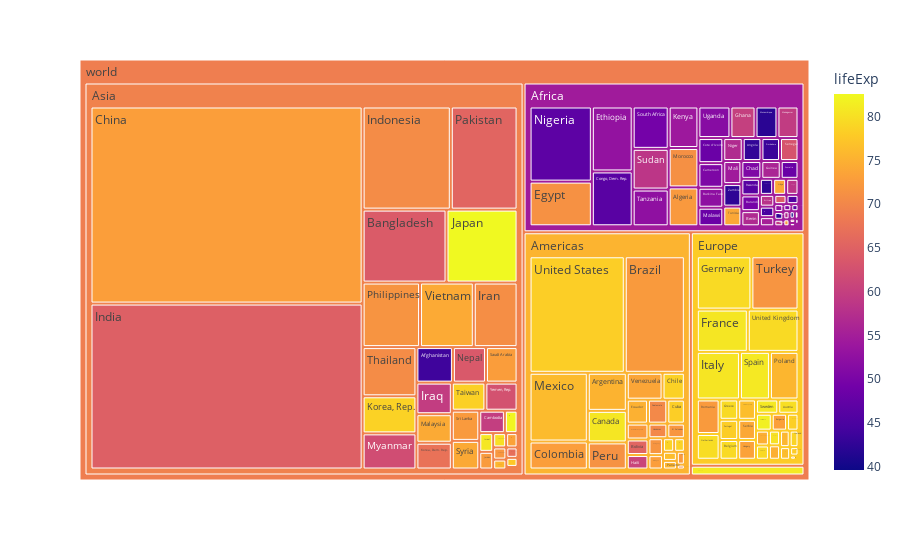

Notebook code for this chart:
### Markdown cell above
### Fig 1 (basic tree map)

### Code cell
fig1 = px.treemap(df1, path=[px.Constant('world'),'continent','country'], values='pop', color='lifeExp')
fig1.show()

### Figure 1 — Plotly figure (JSON) as saved in the notebook; plotly's stock layout.template omitted (floating-point values rounded to 4 significant figures; data arrays with more than 128 entries replaced by an {"elided": "..."} marker saying what was removed)
{"data": [{"branchvalues": "total", "customdata": {"elided": "148x1 float values"}, "domain": {"x": [0, 1], "y": [0, 1]}, "hovertemplate": "labels=%{label}<br>pop=%{value}<br>parent=%{parent}<br>id=%{id}<br>lifeExp=%{color}<extra></extra>", "ids": {"elided": "148 str values"}, "labels": {"elided": "148 str values"}, "marker": {"coloraxis": "coloraxis", "colors": {"elided": "148 float values"}}, "name": "", "parents": {"elided": "148 str values"}, "type": "treemap", "values": {"elided": "148 int values"}}], "layout": {"coloraxis": {"colorbar": {"title": {"text": "lifeExp"}}, "colorscale": [[0, "#0d0887"], [0.1111, "#46039f"], [0.2222, "#7201a8"], [0.3333, "#9c179e"], [0.4444, "#bd3786"], [0.5556, "#d8576b"], [0.6667, "#ed7953"], [0.7778, "#fb9f3a"], [0.8889, "#fdca26"], [1, "#f0f921"]]}, "legend": {"tracegroupgap": 0}, "margin": {"t": 60}}}
